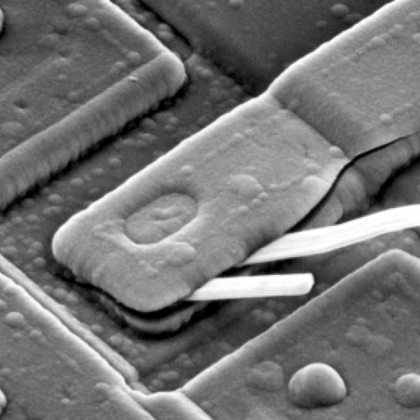
%> input picture 作业2/assignment2/asset/image/436.tif, 420 x 420 px, shrunk from 1026 x 1026 before the run
$ octave LPF.m   (GNU Octave 9; MATLAB toolbox functions it lacks are replaced by stand-ins)
%> lines starting %> are read from the running program, lines starting %| are printed output that depends on the picture
### 作业2/assignment2/code/shift.m
function I =shift(I,P,Q)
for i=1:1:P
    for j=1:1:Q
        I(i,j)=((-1)^(i+j))*I(i,j);
    end
end
end

### 作业2/assignment2/code/Gauss.m
function H = Gauss(D0,P,Q)
%高斯滤波器
u=-P/2:(P/2-1);
v=-Q/2:(Q/2-1);
[U,V]=meshgrid(u,v);
D=(U.^2+V.^2)/(2*D0*D0);
H=exp(-D);
end

### 作业2/assignment2/code/LPF.m
clear all;
%利用高斯低通滤波器对图像进行滤波
A=imread('../asset/image/436.tif');
%> A is the input picture: size 420x420 uint8; min 0, max 255, mean 115.6
M=size(A,1);
%> M = 420
N=size(A,2);
%> N = 420
P=2*size(A,1);  %滤波器的行数
%> P = 840
Q=2*size(A,2);  %滤波器的列数
%> Q = 840
%进行零填充
B = uint8(zeros(P,Q));
B(1:size(A,1),1:size(A,2))=A;
B2=im2double(B);
%移动到变换中心
C=shift(B2,P,Q);
%> after the loop in shift, `for i=1:1:P`:
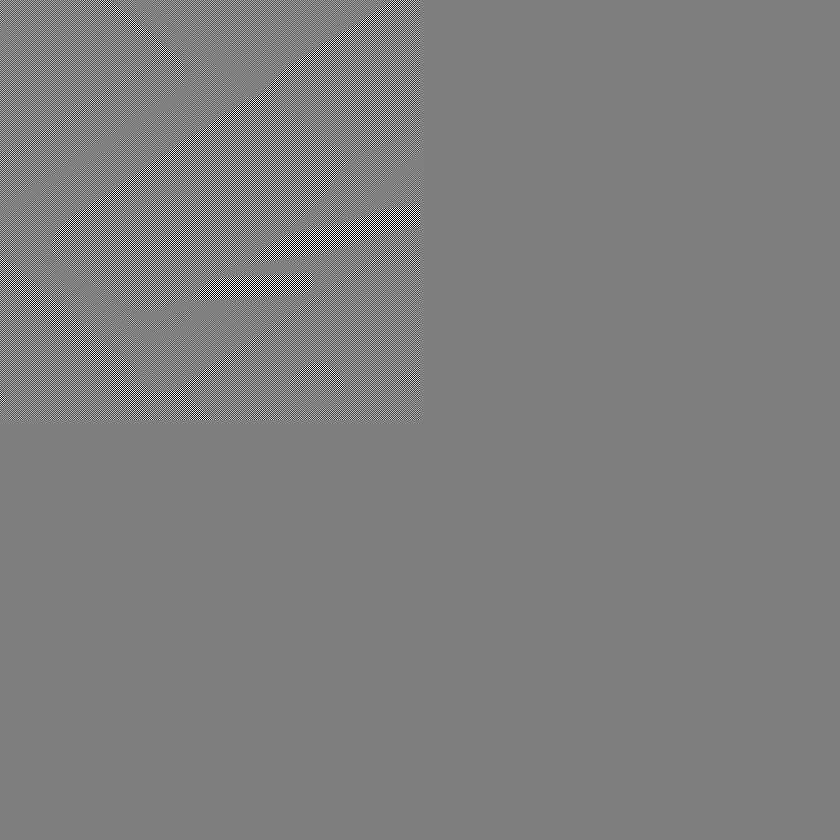
%> I: size 840x840 double; min -1, max 1, mean 2.83e-07; drawn with min black and max white
%时域图像转换到频域
D=fft2(C);
D2=log(abs(D)+1);
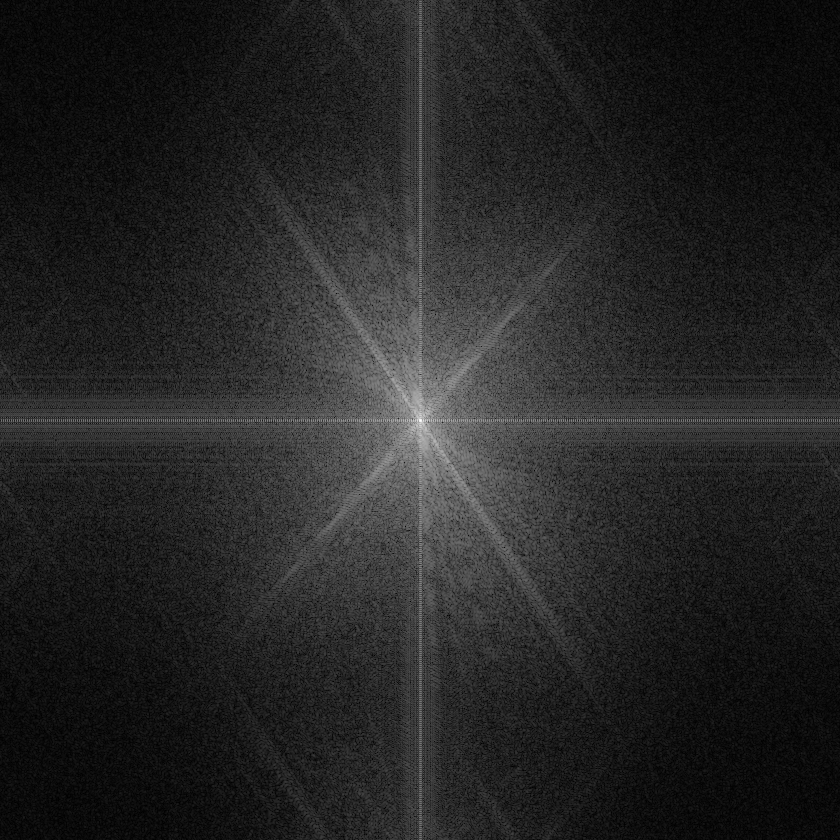
%> D2: size 840x840 double; min 0.00778, max 11.29, mean 1.66; drawn with min black and max white
%高斯低通滤波器
D0=20;
E=Gauss(D0,P,Q);
%滤波处理
F=D.*E;
F2=log(abs(F)+1);
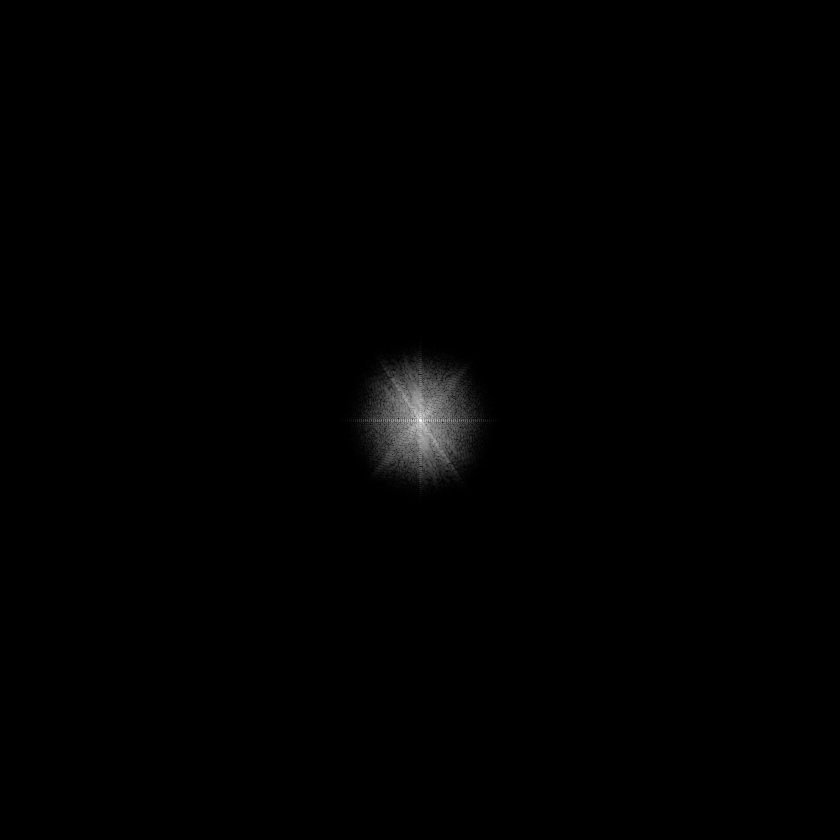
%> F2: size 840x840 double; min 0, max 11.29, mean 0.0567; drawn with min black and max white
%傅立叶反变换
Ltmp=ifft2(F);
%提取实部
G=shift(real(Ltmp),P,Q);
%> call 2 of shift, with P = 840, Q = 840
%> after the loop in shift (call 2), `for i=1:1:P`:
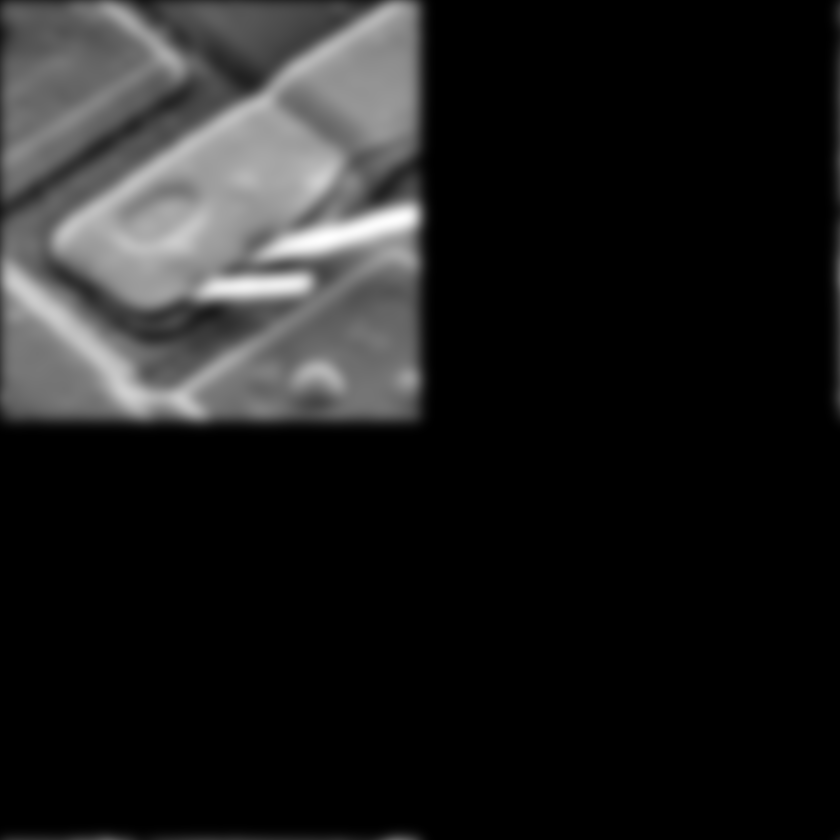
%> I: size 840x840 double; min -2.89e-16, max 0.937, mean 0.113; drawn with min black and max white
%裁剪
H=G(1:size(A,1),1:size(A,2));
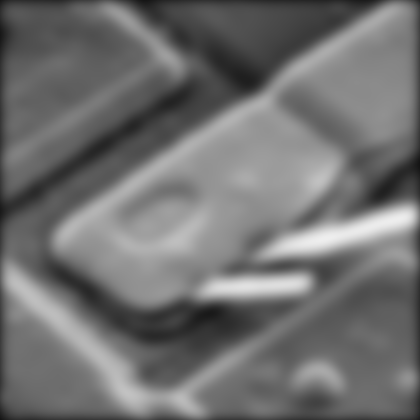
%> H: size 420x420 double; min 0.0785, max 0.937, mean 0.442
figure;
subplot(331);imshow(A);
subplot(332);imshow(B);
subplot(333);imshow(C);
%> after `imshow(C)`:
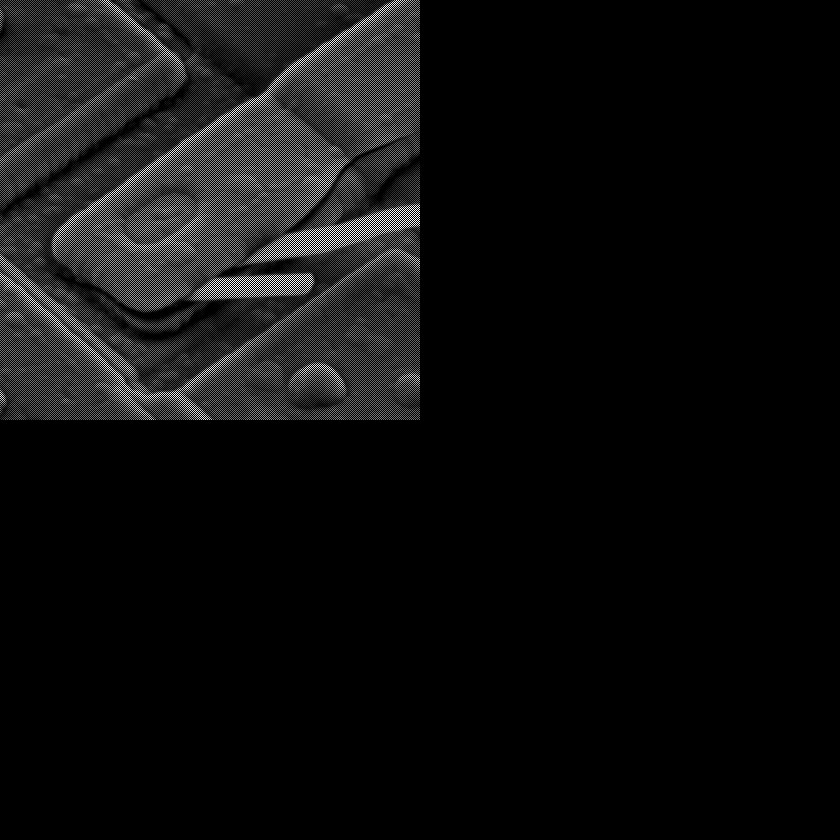
%> displayed picture: size 840x840, on the screen's scale of 0 to 255; min 0, max 255, mean 14.4
subplot(334);imshow(D2,[]);
subplot(335);imshow(E);
subplot(336);imshow(F2,[]);
subplot(337);imshow(G);
subplot(338),imshow(H);
%> after `imshow(H)`:
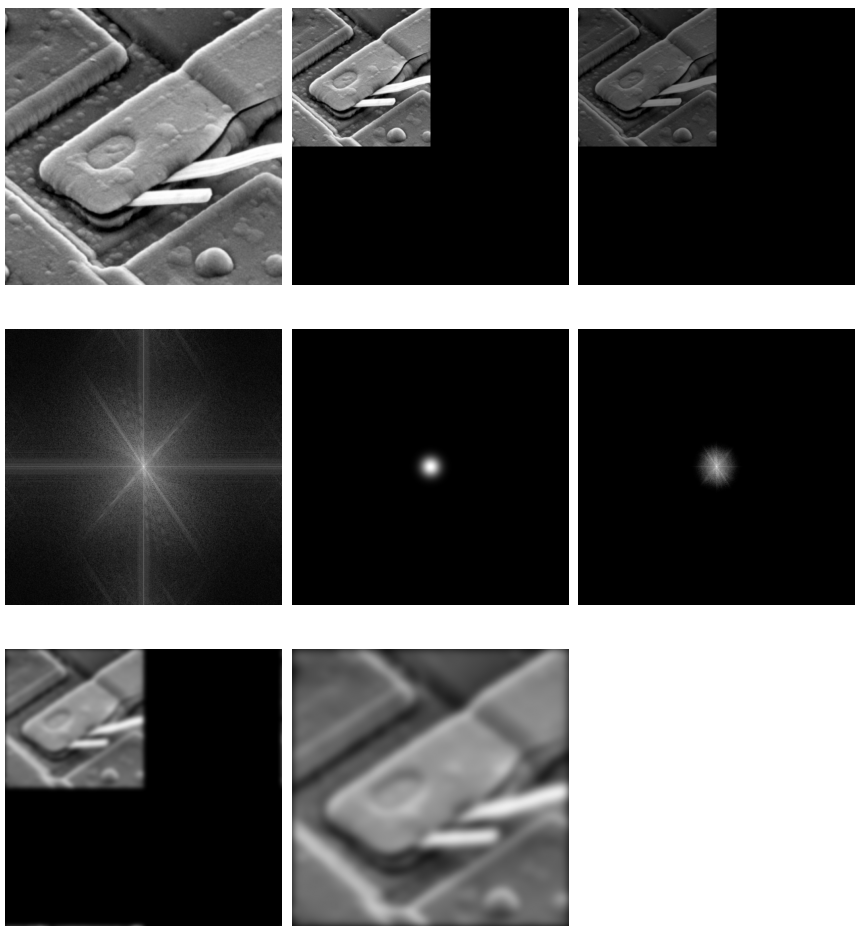
%> figure redrawn from the program's plot data, 8 panels
